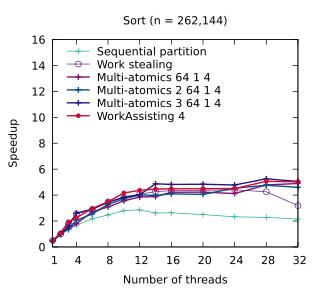

This chart was generated by the following gnuplot code:
set title "Sort (n = 262,144)"
set terminal pdf size 3.2,2.9
set output "./results/Sort_n___262,144.pdf"
set key on
set key top left Left reverse
set key samplen 2.5
set xrange [1:32]
set xtics (1, 4, 8, 12, 16, 20, 24, 28, 32)
set xlabel "Number of threads"
set yrange [0:16]
set ylabel "Speedup"
plot './results/Sort_n___262,144.dat' using 1:2 title "Sequential partition" pointsize 0.7 lw 1 pt 1 linecolor rgb "#24A793" with linespoints, \
  './results/Sort_n___262,144.dat' using 1:3 title "Work stealing" pointsize 0.7 lw 1 pt 6 linecolor rgb "#5B2182" with linespoints, \
  './results/Sort_n___262,144.dat' using 1:4 title "Multi-atomics 64 1 4" pointsize 0.7 lw 2 pt 1 linecolor rgb "#801478" with linespoints, \
  './results/Sort_n___262,144.dat' using 1:5 title "Multi-atomics 2 64 1 4" pointsize 0.7 lw 2 pt 1 linecolor rgb "#0A5080" with linespoints, \
  './results/Sort_n___262,144.dat' using 1:6 title "Multi-atomics 3 64 1 4" pointsize 0.7 lw 2 pt 1 linecolor rgb "#281480" with linespoints, \
  './results/Sort_n___262,144.dat' using 1:7 title "WorkAssisting 4" pointsize 0.4 lw 2 pt 7 linecolor rgb "#C80A35" with linespoints
